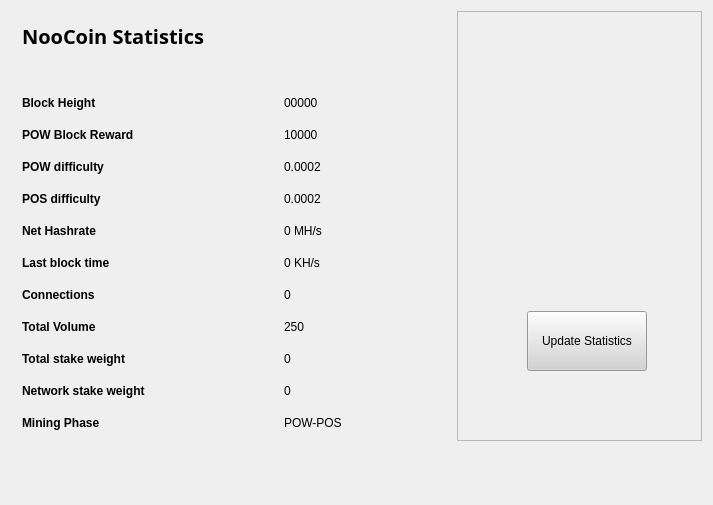
<?xml version="1.0" encoding="UTF-8"?>
<ui version="4.0">
 <class>StatisticsPage</class>
 <widget class="QWidget" name="StatisticsPage">
  <property name="windowModality">
   <enum>Qt::NonModal</enum>
  </property>
  <property name="geometry">
   <rect>
    <x>0</x>
    <y>0</y>
    <width>713</width>
    <height>505</height>
   </rect>
  </property>
  <property name="windowTitle">
   <string>Digging</string>
  </property>
  <property name="styleSheet">
   <string notr="true">color:#000000;
font-family:'Open Sans,sans-serif';</string>
  </property>
  <layout class="QGridLayout" name="gridLayout">
   <property name="sizeConstraint">
    <enum>QLayout::SetMaximumSize</enum>
   </property>
   <item row="0" column="1">
    <widget class="QFrame" name="frame">
     <property name="minimumSize">
      <size>
       <width>213</width>
       <height>0</height>
      </size>
     </property>
     <property name="frameShape">
      <enum>QFrame::StyledPanel</enum>
     </property>
     <property name="frameShadow">
      <enum>QFrame::Raised</enum>
     </property>
     <widget class="QPushButton" name="startButton">
      <property name="geometry">
       <rect>
        <x>70</x>
        <y>300</y>
        <width>120</width>
        <height>60</height>
       </rect>
      </property>
      <property name="sizePolicy">
       <sizepolicy hsizetype="Fixed" vsizetype="Fixed">
        <horstretch>0</horstretch>
        <verstretch>0</verstretch>
       </sizepolicy>
      </property>
      <property name="minimumSize">
       <size>
        <width>120</width>
        <height>60</height>
       </size>
      </property>
      <property name="styleSheet">
       <string notr="true">background:lightgrey;</string>
      </property>
      <property name="text">
       <string>Update Statistics</string>
      </property>
     </widget>
     <widget class="QLabel" name="label">
      <property name="geometry">
       <rect>
        <x>0</x>
        <y>30</y>
        <width>251</width>
        <height>251</height>
       </rect>
      </property>
      <property name="text">
       <string>&lt;!DOCTYPE HTML PUBLIC &quot;-//W3C//DTD HTML 4.0//EN&quot; &quot;http://www.w3.org/TR/REC-html40/strict.dtd&quot;&gt;
&lt;html&gt;&lt;head&gt;&lt;meta name=&quot;qrichtext&quot; content=&quot;1&quot; /&gt;&lt;style type=&quot;text/css&quot;&gt;
p, li { white-space: pre-wrap; }
&lt;/style&gt;&lt;/head&gt;&lt;body style=&quot; font-family:'Open Sans,sans-serif'; font-size:8pt; font-weight:400; font-style:normal;&quot;&gt;
&lt;p align=&quot;center&quot; style=&quot; margin-top:0px; margin-bottom:0px; margin-left:0px; margin-right:0px; -qt-block-indent:0; text-indent:0px;&quot;&gt;&lt;img src=&quot;:/images/Wallet_Logo&quot; /&gt;&lt;/p&gt;&lt;/body&gt;&lt;/html&gt;</string>
      </property>
     </widget>
    </widget>
   </item>
   <item row="0" column="0">
    <widget class="QFrame" name="gridFrame_2">
     <property name="maximumSize">
      <size>
       <width>440</width>
       <height>16777215</height>
      </size>
     </property>
     <layout class="QGridLayout" name="gridLayout_4">
      <item row="3" column="0">
       <layout class="QFormLayout" name="formLayout_2">
        <property name="fieldGrowthPolicy">
         <enum>QFormLayout::FieldsStayAtSizeHint</enum>
        </property>
        <property name="horizontalSpacing">
         <number>139</number>
        </property>
        <property name="verticalSpacing">
         <number>18</number>
        </property>
        <property name="rightMargin">
         <number>0</number>
        </property>
        <item row="1" column="0">
         <widget class="QLabel" name="label_14">
          <property name="text">
           <string>&lt;html&gt;&lt;head/&gt;&lt;body&gt;&lt;p&gt;&lt;span style=&quot; font-weight:600;&quot;&gt;Block Height&lt;/span&gt;&lt;/p&gt;&lt;/body&gt;&lt;/html&gt;</string>
          </property>
         </widget>
        </item>
        <item row="1" column="1">
         <widget class="QLabel" name="heightBox">
          <property name="text">
           <string>00000</string>
          </property>
         </widget>
        </item>
        <item row="2" column="0">
         <widget class="QLabel" name="label_12">
          <property name="text">
           <string>&lt;html&gt;&lt;head/&gt;&lt;body&gt;&lt;p&gt;&lt;span style=&quot; font-weight:600;&quot;&gt;POW Block Reward&lt;/span&gt;&lt;/p&gt;&lt;/body&gt;&lt;/html&gt;</string>
          </property>
         </widget>
        </item>
        <item row="2" column="1">
         <widget class="QLabel" name="rewardBox">
          <property name="text">
           <string>10000</string>
          </property>
         </widget>
        </item>
        <item row="3" column="0">
         <widget class="QLabel" name="label_13">
          <property name="text">
           <string>&lt;html&gt;&lt;head/&gt;&lt;body&gt;&lt;p&gt;&lt;span style=&quot; font-weight:600;&quot;&gt;POW difficulty&lt;/span&gt;&lt;/p&gt;&lt;/body&gt;&lt;/html&gt;</string>
          </property>
         </widget>
        </item>
        <item row="3" column="1">
         <widget class="QLabel" name="diffBox">
          <property name="text">
           <string>0.0002</string>
          </property>
         </widget>
        </item>
        <item row="4" column="0">
         <widget class="QLabel" name="label_9">
          <property name="text">
           <string>&lt;html&gt;&lt;head/&gt;&lt;body&gt;&lt;p&gt;&lt;span style=&quot; font-weight:600;&quot;&gt;POS difficulty&lt;/span&gt;&lt;/p&gt;&lt;/body&gt;&lt;/html&gt;</string>
          </property>
         </widget>
        </item>
        <item row="4" column="1">
         <widget class="QLabel" name="diffBox2">
          <property name="text">
           <string>0.0002</string>
          </property>
         </widget>
        </item>
        <item row="5" column="1">
         <widget class="QLabel" name="pawrateBox">
          <property name="text">
           <string>0 MH/s</string>
          </property>
         </widget>
        </item>
        <item row="6" column="0">
         <widget class="QLabel" name="label3_2">
          <property name="sizePolicy">
           <sizepolicy hsizetype="Preferred" vsizetype="Maximum">
            <horstretch>0</horstretch>
            <verstretch>0</verstretch>
           </sizepolicy>
          </property>
          <property name="text">
           <string>&lt;html&gt;&lt;head/&gt;&lt;body&gt;&lt;p&gt;&lt;span style=&quot; font-weight:600;&quot;&gt;Last block time&lt;/span&gt;&lt;/p&gt;&lt;/body&gt;&lt;/html&gt;</string>
          </property>
         </widget>
        </item>
        <item row="6" column="1">
         <widget class="QLabel" name="localBox">
          <property name="text">
           <string>0 KH/s</string>
          </property>
         </widget>
        </item>
        <item row="7" column="0">
         <widget class="QLabel" name="label1_2">
          <property name="text">
           <string>&lt;html&gt;&lt;head/&gt;&lt;body&gt;&lt;p&gt;&lt;span style=&quot; font-weight:600;&quot;&gt;Connections&lt;/span&gt;&lt;/p&gt;&lt;/body&gt;&lt;/html&gt;</string>
          </property>
         </widget>
        </item>
        <item row="7" column="1">
         <widget class="QLabel" name="connectionBox">
          <property name="text">
           <string>0</string>
          </property>
         </widget>
        </item>
        <item row="8" column="0">
         <widget class="QLabel" name="label_8">
          <property name="text">
           <string>&lt;html&gt;&lt;head/&gt;&lt;body&gt;&lt;p&gt;&lt;span style=&quot; font-weight:600;&quot;&gt;Total Volume&lt;/span&gt;&lt;/p&gt;&lt;/body&gt;&lt;/html&gt;</string>
          </property>
         </widget>
        </item>
        <item row="8" column="1">
         <widget class="QLabel" name="volumeBox">
          <property name="text">
           <string>250</string>
          </property>
         </widget>
        </item>
        <item row="9" column="0">
         <widget class="QLabel" name="label_10">
          <property name="text">
           <string>&lt;html&gt;&lt;head/&gt;&lt;body&gt;&lt;p&gt;&lt;span style=&quot; font-weight:600;&quot;&gt;Total stake weight&lt;/span&gt;&lt;/p&gt;&lt;/body&gt;&lt;/html&gt;</string>
          </property>
         </widget>
        </item>
        <item row="9" column="1">
         <widget class="QLabel" name="minBox">
          <property name="text">
           <string>0</string>
          </property>
         </widget>
        </item>
        <item row="10" column="0">
         <widget class="QLabel" name="label_11">
          <property name="text">
           <string>&lt;html&gt;&lt;head/&gt;&lt;body&gt;&lt;p&gt;&lt;span style=&quot; font-weight:600;&quot;&gt;Network stake weight&lt;/span&gt;&lt;/p&gt;&lt;/body&gt;&lt;/html&gt;</string>
          </property>
         </widget>
        </item>
        <item row="10" column="1">
         <widget class="QLabel" name="maxBox">
          <property name="text">
           <string>0</string>
          </property>
         </widget>
        </item>
        <item row="11" column="0">
         <widget class="QLabel" name="label_15">
          <property name="text">
           <string>&lt;html&gt;&lt;head/&gt;&lt;body&gt;&lt;p&gt;&lt;span style=&quot; font-weight:600;&quot;&gt;Mining Phase&lt;/span&gt;&lt;/p&gt;&lt;/body&gt;&lt;/html&gt;</string>
          </property>
         </widget>
        </item>
        <item row="11" column="1">
         <widget class="QLabel" name="cBox">
          <property name="text">
           <string>POW-POS</string>
          </property>
         </widget>
        </item>
        <item row="5" column="0">
         <widget class="QLabel" name="label_16">
          <property name="text">
           <string>&lt;html&gt;&lt;head/&gt;&lt;body&gt;&lt;p&gt;&lt;span style=&quot; font-weight:600;&quot;&gt;Net Hashrate&lt;/span&gt;&lt;/p&gt;&lt;/body&gt;&lt;/html&gt;</string>
          </property>
         </widget>
        </item>
       </layout>
      </item>
      <item row="1" column="0">
       <layout class="QHBoxLayout" name="horizontalLayout_4">
        <property name="spacing">
         <number>7</number>
        </property>
        <item>
         <widget class="QLabel" name="label_5">
          <property name="font">
           <font>
            <family>Open Sans,sans-serif</family>
           </font>
          </property>
          <property name="text">
           <string>&lt;html&gt;&lt;head/&gt;&lt;body&gt;&lt;p&gt;&lt;span style=&quot; font-size:20px; font-weight:600; color:#000000;&quot;&gt;NooCoin Statistics&lt;/span&gt;&lt;/p&gt;&lt;/body&gt;&lt;/html&gt;</string>
          </property>
         </widget>
        </item>
        <item>
         <spacer name="horizontalSpacer_2">
          <property name="orientation">
           <enum>Qt::Horizontal</enum>
          </property>
          <property name="sizeHint" stdset="0">
           <size>
            <width>40</width>
            <height>20</height>
           </size>
          </property>
         </spacer>
        </item>
       </layout>
      </item>
      <item row="2" column="0">
       <spacer name="verticalSpacer_2">
        <property name="orientation">
         <enum>Qt::Vertical</enum>
        </property>
        <property name="sizeHint" stdset="0">
         <size>
          <width>20</width>
          <height>40</height>
         </size>
        </property>
       </spacer>
      </item>
     </layout>
    </widget>
   </item>
   <item row="1" column="0">
    <spacer name="verticalSpacer">
     <property name="orientation">
      <enum>Qt::Vertical</enum>
     </property>
     <property name="sizeHint" stdset="0">
      <size>
       <width>20</width>
       <height>40</height>
      </size>
     </property>
    </spacer>
   </item>
  </layout>
 </widget>
 <layoutdefault spacing="6" margin="11"/>
 <resources/>
 <connections/>
</ui>
